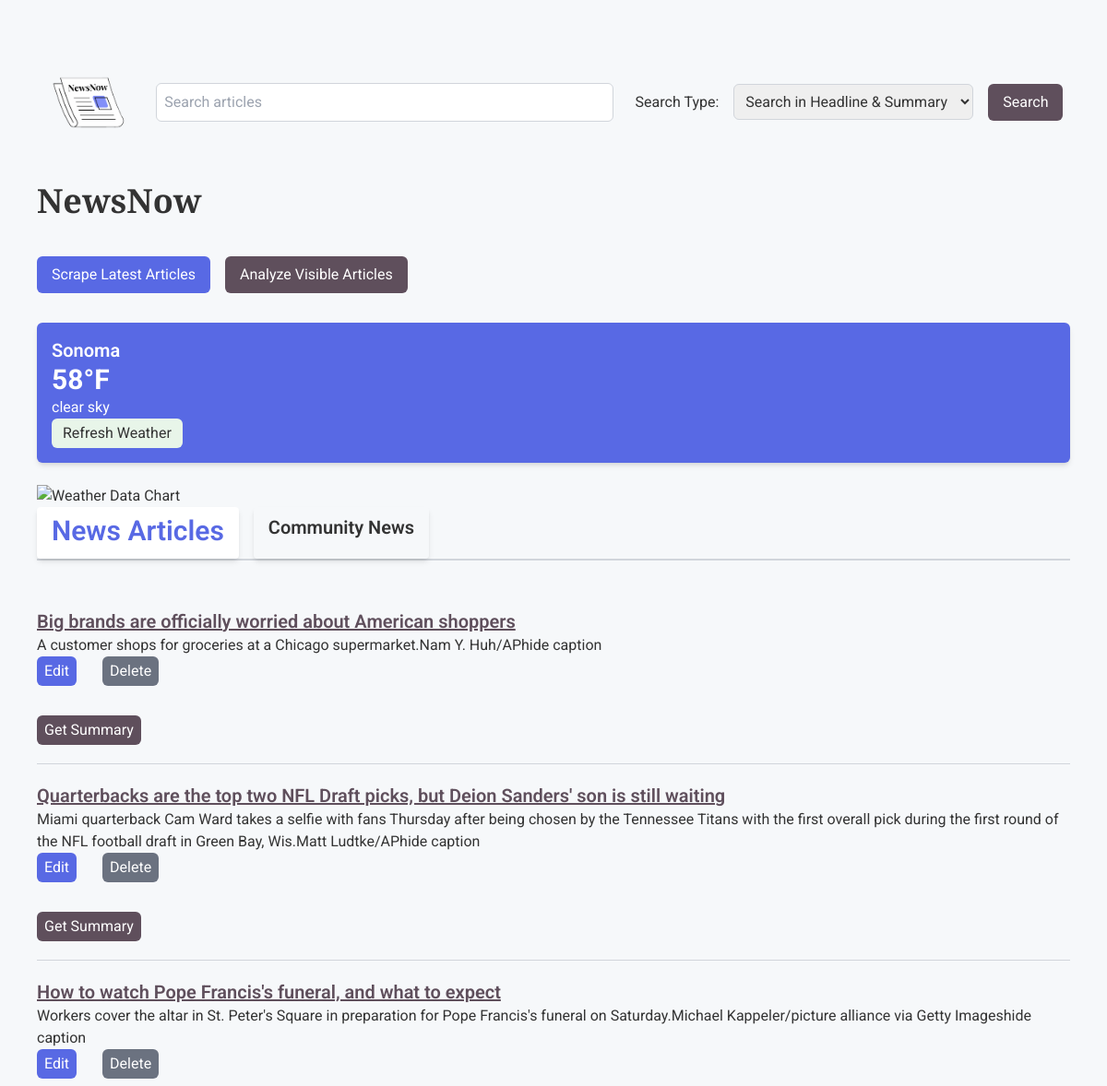
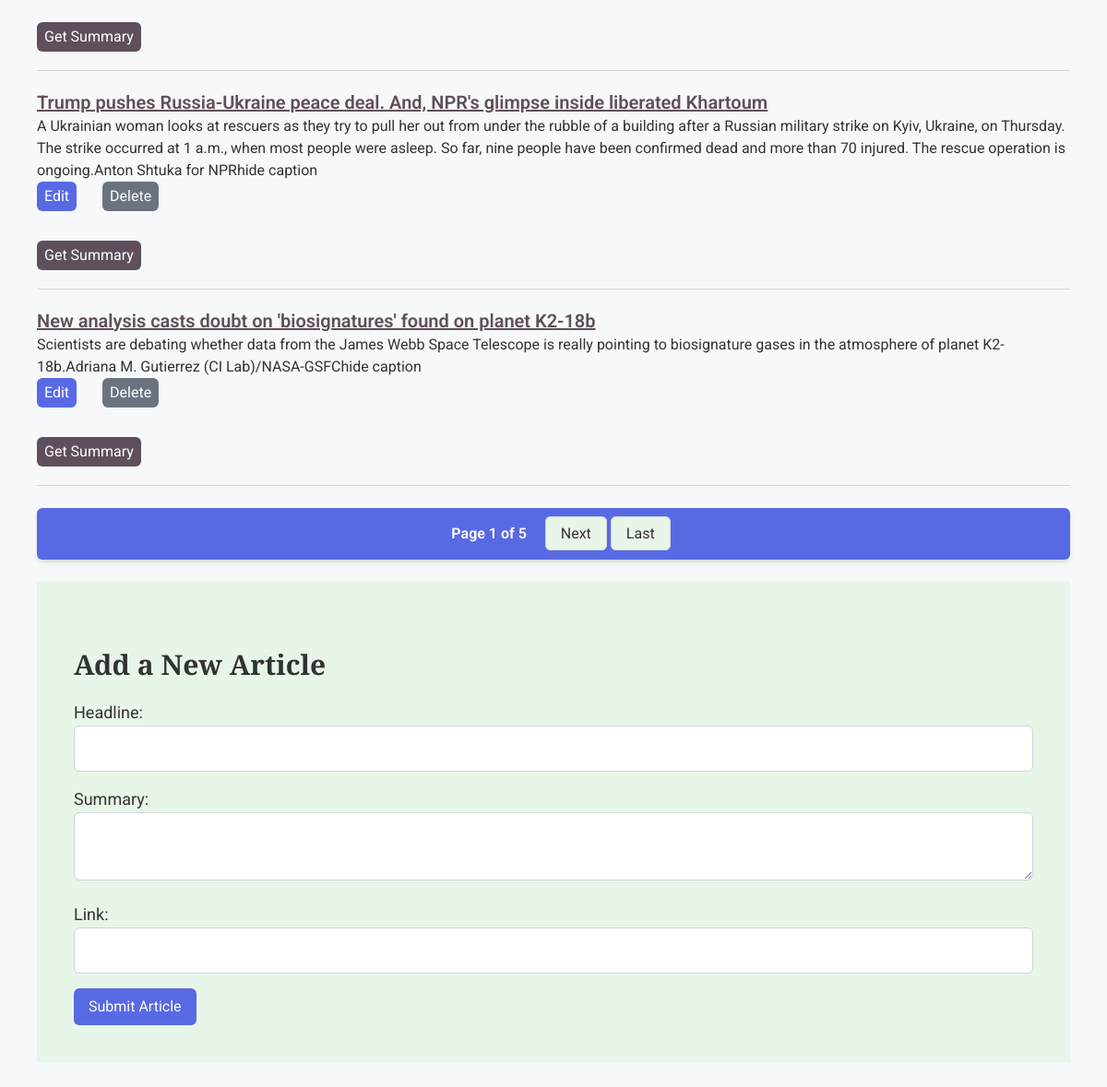
The page / on the database its author committed (2 pictures, top to bottom).
### models.py (models this page shows)
class Weather(Base): # New class that inherits from Base to map to database table
    __tablename__ = 'weather' # Specifies name of database table
    id = Column(Integer, primary_key=True) # Defines column named id which is an integer and primary key
    temp = Column(Float, nullable=False) # Defines column named temp
    city = Column(String, nullable=False, default=Config.DEFAULT_CITY) # Defines column named city and the default is DEFAULT_CITY
    description = Column(String, nullable=False) # Defines column named description
    last_updated = Column(DateTime, default=lambda: datetime.now(timezone.utc)) # Defines column named last_updated using a callable lambda function to dynamically assign a default value determined at runtime

class NewsArticle(Base): # New class that inherits from Base to map to database table
    __tablename__ = 'news_articles' # Specifies name of database table
    id = Column(Integer, primary_key=True)  # Defines column named id which is an integer and primary key
    headline = Column(String, nullable=False) # Defines column to store strings for article headlines
    summary = Column(String, nullable=True) # Defines column to store strings for summary of the articles
    sentiment = Column(String, nullable=True)
    ai_summary = Column(String, nullable=True)
    link = Column(String, nullable=False) # Defines column to store strings for urls of the articles
    updated_at = Column(DateTime, default=lambda: datetime.now(timezone.utc), onupdate=lambda: datetime.now(timezone.utc))  # Track updates

### app.py (the view)
@app.route('/')
def index():
    try:
        session.expire_all() # Ensures the session fetches fresh data
        page = request.args.get('page', 1, type=int) # Retrieves the page query parameter from the URL
        per_page = 5 # Number of articles per page
        total_articles = session.query(NewsArticle).count() # Counts all articles
        total_pages = (total_articles + per_page - 1) // per_page # Calculate total pages and round up when needed
        news_articles = session.query(NewsArticle).offset((page - 1) * per_page).limit(per_page).all() # Offset skips the articles that appear on previous page and limit fetches the 5 per page
        community_articles = session.query(CommunityArticle).order_by(CommunityArticle.created_at.desc()).all()
        weather_data = session.query(Weather).order_by(Weather.last_updated.desc()).first()
        return render_template(
            'index.html', articles=news_articles, weather=weather_data, community_articles=community_articles,
            page=page, total_articles=total_articles, per_page=per_page, total_pages=total_pages
        )
    except Exception as e:
        logging.error(f"Error loading homepage: {e}")
        flash("An error occurred while loading the page. Please try again", "error")
        return render_template('index.html', articles=[], weather=[], page=1, total_articles=0, per_page=5, total_pages=1)

### app.py (called while the page is built)
@app.before_request
def refresh_session():
    session.close()  # Rollback any pending transactions
    session.expire_all()  # Ensure fresh data is loaded

### templates/index.html (shortened to what this page needs)
<!DOCTYPE html>
<html lang="en">
<head>
    <script src="https://cdn.tailwindcss.com"></script>
</head>
<body class="bg-background text-text font-body p-10">
    <section class="mb-4">
        <div class="flex flex-col md:flex-row gap-4 md:items-center">
            <a href="/">
                <img src="/static/images/newsnow_logo.PNG" alt="NewsNow logo" class="w-24 md:w-32 h-auto">
            </a>
            <form action="/search" method="GET" class="flex flex-col md:flex-row gap-4 md:items-center w-full">
                <input type="text" name="query" placeholder="Search articles" aria-label="Search articles" class="p-2 border border-gray-300 rounded-md focus:outline-none focus:ring-2 focus:ring-accent w-full md:w-1/2" required>
                <label for="search_type" class="ml-2">Search Type:</label>
                <select name="search_type" id="search_type" class="p-2 border border-gray-300 rounded-md">
                    <option value="headline_summary">Search in Headline & Summary</option>
                </select>
                <button type="submit" class="bg-primary text-white py-2 px-4 rounded-md hover:bg-[#7B6E7B] active:bg-[#6E616E] transition-all">Search</button>
            </form>
        </div>
    </section>
    <section class="mb-10">
        <h1 class="text-4xl font-heading font-semibold text-text">NewsNow</h1>
    </section>
    <section class="flex flex-wrap gap-4 mb-8">
        <form action="/scrape" method="POST">
            <button type="submit" id="scrape-articles-button" class="bg-accent text-white py-2 px-4 rounded-md hover:bg-[#5264f8] active:bg-[#E1D1E2] transition-all">Scrape Latest Articles</button>
        </form>
        <button onclick="analyzeVisibleArticles()" id="analyze-articles-button" class="bg-primary text-white py-2 px-4 rounded-md hover:bg-[#7B6E7B] active:bg-[#6E616E] transition-all">
            Analyze Visible Articles
        </button>
    </section>
    <div class="weather-widget my-6 p-4 bg-accent text-white shadow-md rounded-md">
        {% if weather %}
            <p class="text-xl font-semibold">{{ weather.city }}</p>
            <p class="text-3xl font-bold">{{ weather.temp | int }}°F</p>
            <p>{{ weather.description }}</p>
        {% else %}
            <p>Weather data unavailable</p>
        {% endif %}
        <form action="/update_weather" method="POST">
            <button type="submit" class="bg-secondary text-text py-1 px-3 rounded-md hover:bg-[#f5fbf6] transition-all">Refresh Weather</button>
        </form>
    </div>
    <img src="{{ url_for('weather_chart') }}" alt="Weather Data Chart">
    <section class="flex space-x-4 mb-8 border-b-2 border-gray-300">
        <h1 id="news-tab"
        class="tab-button text-3xl font-semibold py-2 px-4 border-b-4 border-transparent border-accent shadow-md rounded bg-white text-accent cursor-pointer">
        News Articles</h1>
    <h1 id="community-tab"
        class="tab-button text-xl font-semibold py-2 px-4 border-b-4 border-transparent shadow-md rounded cursor-pointer">
        Community News</h1>
    </section>
    <div id="news-article">
        {% for article in articles %}
        <div class="news-article article border-b border-gray-300 py-5"
            data-id="{{ article.id }}"
            data-title="{{ article.headline | escape }}"
            data-content="{{ article.summary | escape }}"
            data-sentiment="{{ article.sentiment }}"
            data-ai_summary="{{ article.ai_summary }}"
        >
            <h2 class="text-xl font-semibold">
                <a href="{{ article.link }}" target="_blank" class="text-primary underline hover:underline hover:text-accent">{{ article.headline }}</a>
            </h2>
            <p class="text-text">{{ article.summary }}</p>
            <section class="flex flex-wrap gap-4 mb-8">
                <form action="/edit/{{ article.id }}" method="GET" class="inline-block mr-3">
                    <button type="submit" class="bg-accent text-white py-1 px-2 rounded-md hover:bg-[#5264f8] active:bg-[#E1D1E2] transition-all transition-all">Edit</button>
                </form>
                <form action="/delete/{{ article.id }}" method="POST" onsubmit="return confirm('Are you sure?');">
                    <button type="submit" class="bg-gray-500 text-white py-1 px-2 rounded-md hover:bg-gray-700 transition-all">Delete</button>
                </form>
            </section>
            <button
                onclick="getSummary(`{{ article.headline }}`, `{{ article.summary }}`, `{{ article.id }}`)"
                class="bg-primary text-white py-1 px-2 rounded-md hover:bg-[#7B6E7B] active:bg-[#6E616E] transition-all"
            >
                Get Summary
            </button>
        </div>
        {% endfor %}
    </div>
    <div class="pagination mt-6 text-center my-6 p-4 bg-accent shadow-md rounded-md">
        <span class="font-semibold text-white mx-4">Page {{ page }} of {{ total_pages }}</span>
        {% if page < total_pages %}
            <a href="{{ url_for('index', page=page+1) }}" class="px-4 py-2 bg-secondary text-text rounded-md border border-gray-300 hover:bg-[#f5fbf6] transition-all">Next</a>
            <a href="{{ url_for('index', page=total_pages) }}" class="px-4 py-2 bg-secondary text-text rounded-md border border-gray-300 hover:bg-[#f5fbf6] transition-all">Last</a>
        {% endif %}
    </div>
    <div id="news-form" class="bg-secondary p-10">
        <h2 class="text-3xl font-semibold font-heading mt-8 mb-5">Add a New Article</h2>
        <form action="{{ url_for('add_article') }}" method="post" class="space-y-4">
            <div>
                <label for="headline" class="block text-lg">Headline:</label>
                <input type="text" id="headline" name="headline" class="p-3 border border-gray-300 rounded-md w-full">
            </div>
            <div>
                <label for="summary" class="block text-lg">Summary:</label>
                <textarea id="summary" name="summary" class="p-3 border border-gray-300 rounded-md w-full"></textarea>
            </div>
            <div>
                <label for="link" class="block text-lg">Link:</label>
                <input type="url" id="link" name="link" class="p-3 border border-gray-300 rounded-md w-full">
            </div>
            <button type="submit" class="bg-accent text-white py-2 px-4 rounded-md hover:bg-[#5264f8] active:bg-[#E1D1E2] transition-all">Submit Article</button>
        </form>
    </div>
</body>
</html>

### rows shown on the page
Weather: city "Sonoma", temp "58", description "clear sky"
NewsArticle: headline "Big brands are officially worried about American shoppers", summary "A customer shops for groceries at a Chicago supermarket.Nam Y. Huh/APhide caption"
NewsArticle: headline "Quarterbacks are the top two NFL Draft picks, but Deion Sanders' son is still waiting", summary "Miami quarterback Cam Ward takes a selfie with fans Thursday after being chosen by the Tennessee Titans with the first overall pick during the first round of the NFL football draft in Green Bay, Wis.Matt Ludtke/APhide caption"
NewsArticle: headline "How to watch Pope Francis's funeral, and what to expect", summary "Workers cover the altar in St. Peter's Square in preparation for Pope Francis's funeral on Saturday.Michael Kappeler/picture alliance via Getty Imageshide caption"
NewsArticle: headline "Trump pushes Russia-Ukraine peace deal. And, NPR's glimpse inside liberated Khartoum", summary "A Ukrainian woman looks at rescuers as they try to pull her out from under the rubble of a building after a Russian military strike on Kyiv, Ukraine, on Thursday. The strike occurred at 1 a.m., when most people were asleep. So far, nine people have been confirmed dead and more than 70 injured. The rescue operation is ongoing.Anton Shtuka for NPRhide caption"
NewsArticle: headline "New analysis casts doubt on 'biosignatures' found on planet K2-18b", summary "Scientists are debating whether data from the James Webb Space Telescope is really pointing to biosignature gases in the atmosphere of planet K2-18b.Adriana M. Gutierrez (CI Lab)/NASA-GSFChide caption"

### other values the page prints
{{ page }} "1"
{{ total_pages }} "5"
